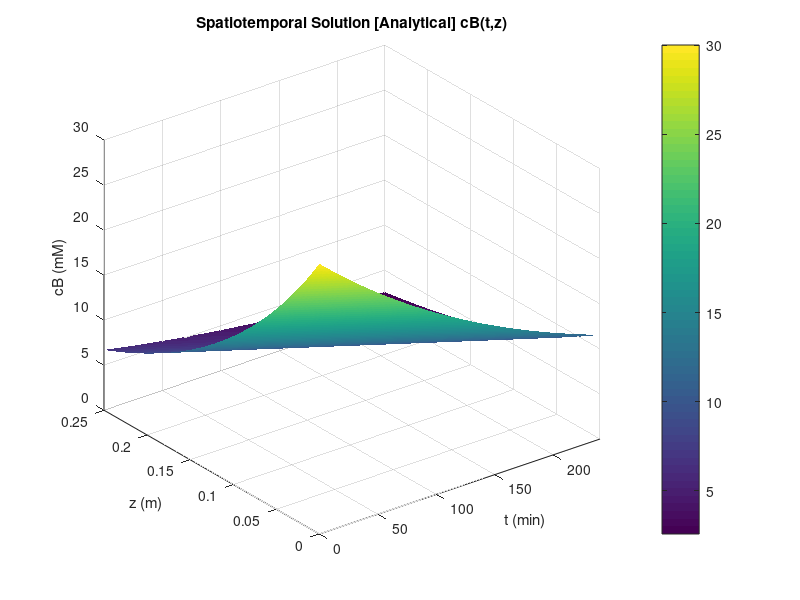
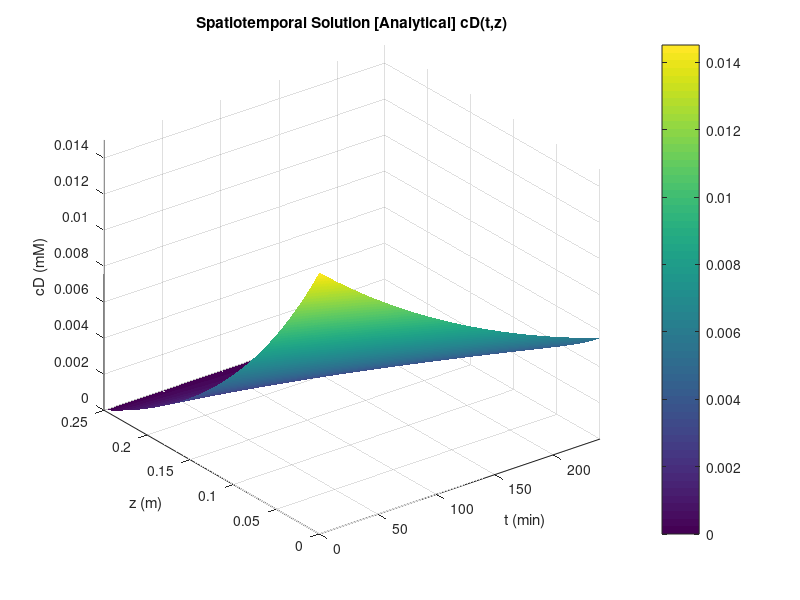

MATLAB code for these plots, in order:
% [Spatiotemporal Solution - Analytical] %
clear;
format compact;

% <Parameters>
% setting
uB=400;
K=200; Q1=250; Q2=400;
f=80; Vw=5000; delta_V=0.675;
Diffu=30; Rm=0.1; d=0.25; Rc=100;
% derived
uD=Q2*uB/Q1;
T=Vw/(delta_V*f);
A=1-K/(Q1+Q2);
L1=2*Diffu/(Rm*d);
L2=2*Diffu/((Rc+Rm+d)*d);
lumda=-(L1/uB-L2/uD);
% initials
Bo=30; %known
% discretization
dz=0.001; za=0; zb=0.25; Nz=(zb-za)/dz+1;
dt=1; ta=0; tb=240; Nt=(tb-ta)/dt+1;
z=za:dz:zb; t=ta:dt:tb;

% <Initialization>
B=zeros(Nz,Nt); D=zeros(Nz,Nt);

% <Calculation>
for j=1:Nt
   for i=1:Nz
        B(i,j)=Bo*((1-(K/(Q1+Q2)))^(t(j)/T))*(((L2*uB)/(L1*uD))*exp(lumda*zb)-exp(lumda*z(i)))/(((L2*uB)/(L1*uD))*exp(lumda*zb)-1);
        D(i,j)=Bo*((1-(K/(Q1+Q2)))^(t(j)/T))*(((L2*uB)/(L1*uD))*(exp(lumda*zb)-exp(lumda*z(i))))/(((L2*uB)/(L1*uD))*exp(lumda*zb)-1);
    end
end

% <Plot>
figure
surf(t,z,B)
title('Spatiotemporal Solution [Analytical] cB(t,z)');
xlabel('t (min)'); ylabel('z (m)'); zlabel('cB (mM)');
colorbar;
axis([0 240 0 0.25 0 30]);
shading interp;
figure
surf(t,z,D)
title('Spatiotemporal Solution [Analytical] cD(t,z)');
xlabel('t (min)'); ylabel('z (m)'); zlabel('cD (mM)');
colorbar;
axis([0 240 0 0.25 0 0.015]);
shading interp;